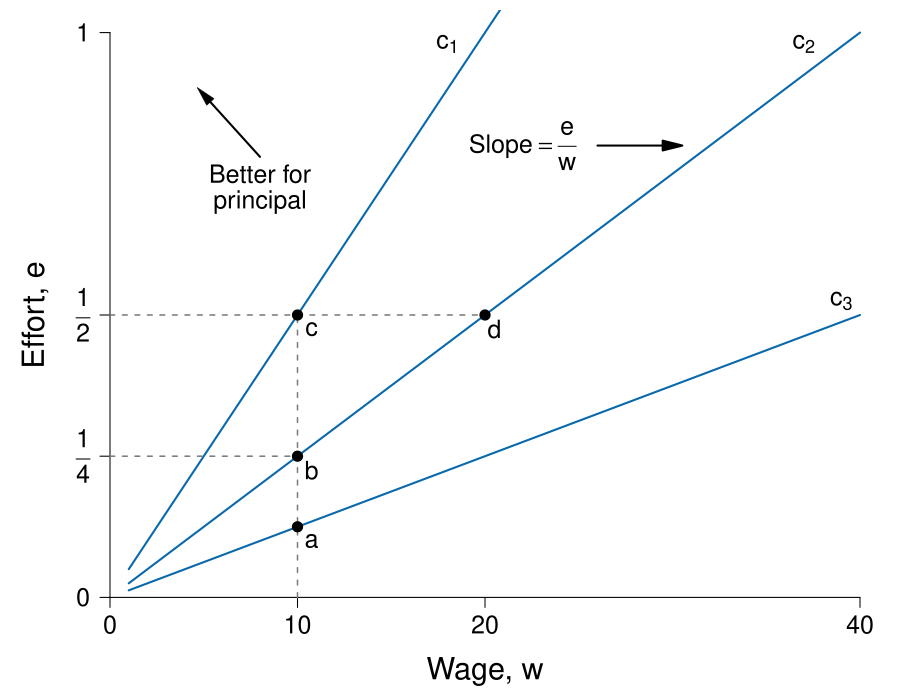

Source code (R):
require(ggplot2)
require(shape)
pdf(file = "employment/isocost_rays.pdf", width = 9, height = 7)

#Set parameters for graphics
axislabelsize <- 1.8
labelsize <- 1.5
namesize <- 1.8
annotatesize <- 1.5
graphlinewidth <- 2
segmentlinewidth <- 1.5

COL <- c("#7fc97f", "#beaed4", "#fdc086", "#ffff99", "#386cb0", "#f0027f", "#bf5b17", "#666666")
COLA <- c("#e0f3db", "#99d8c9","#66c2a4","#41ae76", "#238b45", "#005824")
COLB <- c("#c6dbef", "#4eb3d3", "#2b8cbe", "#0868ac","#084081")
COLC <- c("#fcfbfd", "#efedf5", "#dadaeb", "#bcbddc", "#9e9ac8", "#807dba", "#6a51a3", "#54278f", "#3f007d")
grays <- gray.colors(25, start = 1, end = 0)

solowCondition <- function(p, delta = 5, slope = 8){
  (p*(1/(slope*delta)))
}

par(mar =  c(4, 4, 0.5, 0.5))
xlims <- c(0, 40)
ylims <- c(0, 1)


plot(0, 0, xlim = xlims, ylim = ylims, type = "n",
     xlab = "",
     ylab = "",
     xaxt = "n", yaxt = "n", cex.lab = axislabelsize, bty = "n")

npts <- 500 
npts2 <- 501
#Specify the sequences of points for graphing. 
xx1 <- seq(10, xlims[2], length.out = npts)
xx2 <- seq(1, xlims[2], length.out = npts)

#Draw the lines for the graphs
lines(xx2, solowCondition(xx2, delta = 5, slope = 4), col = COLB[4], lwd = graphlinewidth)
lines(xx2, solowCondition(xx2, delta = 5), col = COLB[4], lwd = graphlinewidth)
lines(xx2, solowCondition(xx2, delta = 5, slope = 16), col = COLB[4], lwd = graphlinewidth)

#Customize ticks and labels for the plot
ticksy <- c(0, NA, 0.25, 0.5, 1)
ylabels <- c(0, NA,expression(paste(frac(1,4))),expression(paste(frac(1,2))), 1)
ticksx <- c(0, 10, 20, 40)
xlabels <- c(0, 10, 20, 40)
axis(1, at = ticksx, pos = 0, labels = xlabels, cex.axis = annotatesize)
axis(2, at = ticksy, pos = 0, labels = ylabels, las = 1, cex.axis = annotatesize)

mtext(expression(paste("Wage, ", w)), side=1, line = 2.5, cex = axislabelsize)
text(-4, ylims[2] - 0.5*(ylims[2] - ylims[1]), expression(paste("Effort, ", e)), xpd = TRUE, cex = axislabelsize, srt = 90) 


#Annotation of the three graphs and the NE
# text(18, 0.98, expression(paste(pi[3])), cex = annotatesize)
# text(37, 0.98, expression(paste(pi[2])), cex = annotatesize)
# text(39, 0.525, expression(paste(pi[1])), cex = annotatesize)
text(18, 0.98, expression(paste(c[1])), cex = annotatesize)
text(37, 0.98, expression(paste(c[2])), cex = annotatesize)
text(39, 0.525, expression(paste(c[3])), cex = annotatesize)

#Lines for the coordinates of the Nash equilbrium
segments(0, 0.5, 20, 0.5, lty = 2, col = grays[20], lwd = segmentlinewidth)
segments(10, 0, 10, 0.5, lty = 2, col = grays[20], lwd = segmentlinewidth)
segments(0, 0.25, 10, 0.25, lty = 2, col = grays[20], lwd = segmentlinewidth)
#segments(0, 0.125, 10, 0.125, lty = 2, col = grays[20], lwd = segmentlinewidth)

#Add a point for the NE
points(20, 0.5, pch = 16, col = "black", cex = 1.5)
text(20 + 0.5, 0.5 - 0.025, expression(paste(d)), cex = annotatesize)

points(10, 0.5, pch = 16, col = "black", cex = 1.5)
text(10 + 0.75, 0.5 - 0.025, expression(paste(c)), cex = annotatesize)

points(10, 0.25, pch = 16, col = "black", cex = 1.5)
text(10 + 0.75, 0.25  - 0.025, expression(paste(b)), cex = annotatesize)

points(10, 0.125, pch = 16, col = "black", cex = 1.5)
text(10 + 0.75, 0.125 - 0.025, expression(paste(a)), cex = annotatesize)

#Arrow to Slope of BRF
# Arrows(14.2, 0.12, 12.2, 0.12, col = "black", lty = 1, lwd = 2, arr.type = "triangle")
# text(16.8, 0.12, expression(paste("Slope = ", q[p])))

#Arrow to Slope of isoprofit
Arrows(26, 0.80, 30, 0.80, col = "black", lty = 1, lwd = 2, arr.type = "triangle")
text(22, 0.80, expression(paste("Slope", phantom() == frac(e, w))), cex = annotatesize)

text(8, 0.75, expression("Better for"), cex = labelsize)
text(8, 0.7, expression("principal"), cex = labelsize)
Arrows(8, 0.78, 5, 0.89, col = "black", lty = 1, lwd = 2, arr.type = "triangle", arr.lwd = 0.5)


#Arrows(20, 0.15, 25, 0.22, col = "black", lty = 1, lwd = 2, arr.type = "triangle")
#text(22, 0.10, expression(paste("Better for principal")), cex = annotatesize)



dev.off()
